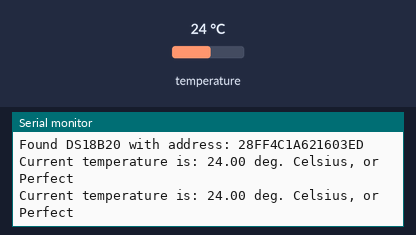
A program run on a simulated ESP8266 (Wemos D1 mini). On the bench: the last lines printed to the serial monitor. The test bench sets the inputs (shaded band); at power-on: temperature 24 °C.

Above: at 7.3 s.
7.4 s: temperature set to 12 °C
At 12.7 s:
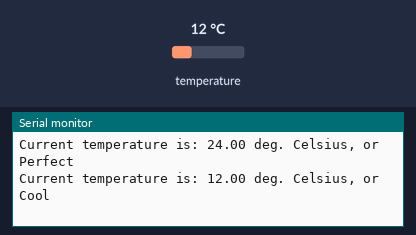
19.3 s: temperature set to 28 °C
At 24.7 s:
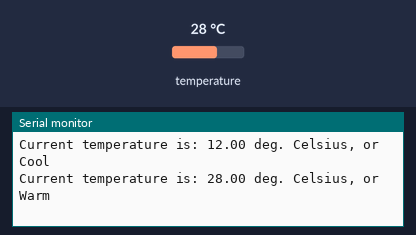
31.1 s: temperature set to 33 °C
At 36.7 s:
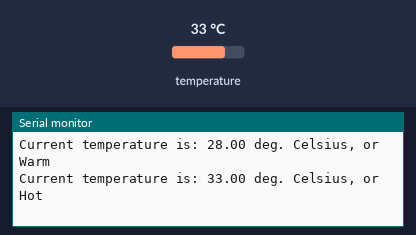
42.7 s: temperature set to 41 °C
At 47.4 s:
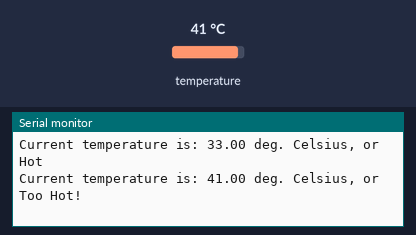
54.3 s: temperature set to 7 °C
At 59.4 s:
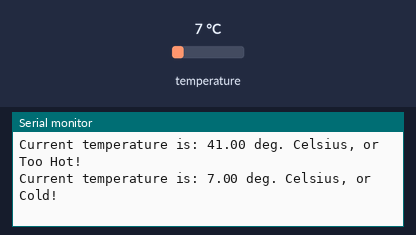

Measured:
- after the input at 7.4 s, the serial monitor: prints a new line after 5.0 s (image 1)
- after the input at 19.3 s, the serial monitor: prints a new line after 4.6 s (image 2)
- after the input at 31.1 s, the serial monitor: prints a new line after 4.4 s (image 3)
- after the input at 42.7 s, the serial monitor: prints a new line after 4.3 s (image 4)
- after the input at 54.3 s, the serial monitor: prints a new line after 4.3 s (image 5)

The program:

main.cpp
```cpp
// I, Nolan Carter, student number 000817341, certify that this material is my original work.
// No other person's work has been used without due acknowledgement and neither have I made my work available to anyone else.

// library for Arduino framework
#include <Arduino.h>
// 1-Wire sensor communication libary
#include <OneWire.h>
// DS18B20 sensor library
#include <DallasTemperature.h>

// Pin that the  DS18B20 is connected to
const int oneWireBus = D3;

// Setup a oneWire instance to communicate with any OneWire devices
OneWire oneWire(oneWireBus);

// Pass our oneWire reference to Dallas Temperature sensor
DallasTemperature DS18B20(&oneWire);

// will store temp sensor address
DeviceAddress tempSensor;

boolean found = true;
void getTemp(){
  float fTemp;
  String judgement;

  while(found){
    if (DS18B20.getAddress(tempSensor, 0)) {
    found = true;
    // ask DS18B20 for the current temperature
    DS18B20.requestTemperatures();
    // fetch the temperature.  We only have 1 sensor, so the index is 0.
    fTemp = DS18B20.getTempCByIndex(0);

    if (fTemp < 10){ judgement = ", or Cold!"; }
    else if (fTemp < 15){ judgement = ", or Cool"; }
    else if (fTemp < 25){ judgement = ", or Perfect"; }
    else if (fTemp < 30){ judgement = ", or Warm"; }
    else if (fTemp < 35){ judgement = ", or Hot"; }
    else{ judgement = ", or Too Hot!"; }

    // print the temp to the USB serial monitor
    Serial.println("Current temperature is: " + String(fTemp) + " deg. Celsius" + judgement);

    // wait 2s (2000ms) before doing this again
    delay(5000);
    }
    else {
      if (found)
      {
        Serial.println("No DS18B20 temperature sensors are installed");
        found = false;
      }
    }
  }
}

void setup() {
  // configure the USB serial monitor
  Serial.begin(115200);

  Serial.println();
  Serial.println("Temperature Application");

  // Start the DS18B20 sensor
  DS18B20.begin();

  if(DS18B20.getAddress(tempSensor,0)) {
    Serial.print("Found DS18B20 with address: ");
    for (uint8_t i = 0; i < 8; i++) {
      if (tempSensor[i] < 16) Serial.print("0");
        Serial.print(tempSensor[i], HEX);
    }
  } else {
    Serial.println("No DS18B20 temperature sensors are installed");
    found = false;
  }
  Serial.println();
  getTemp();
}

void loop(){
}
```
